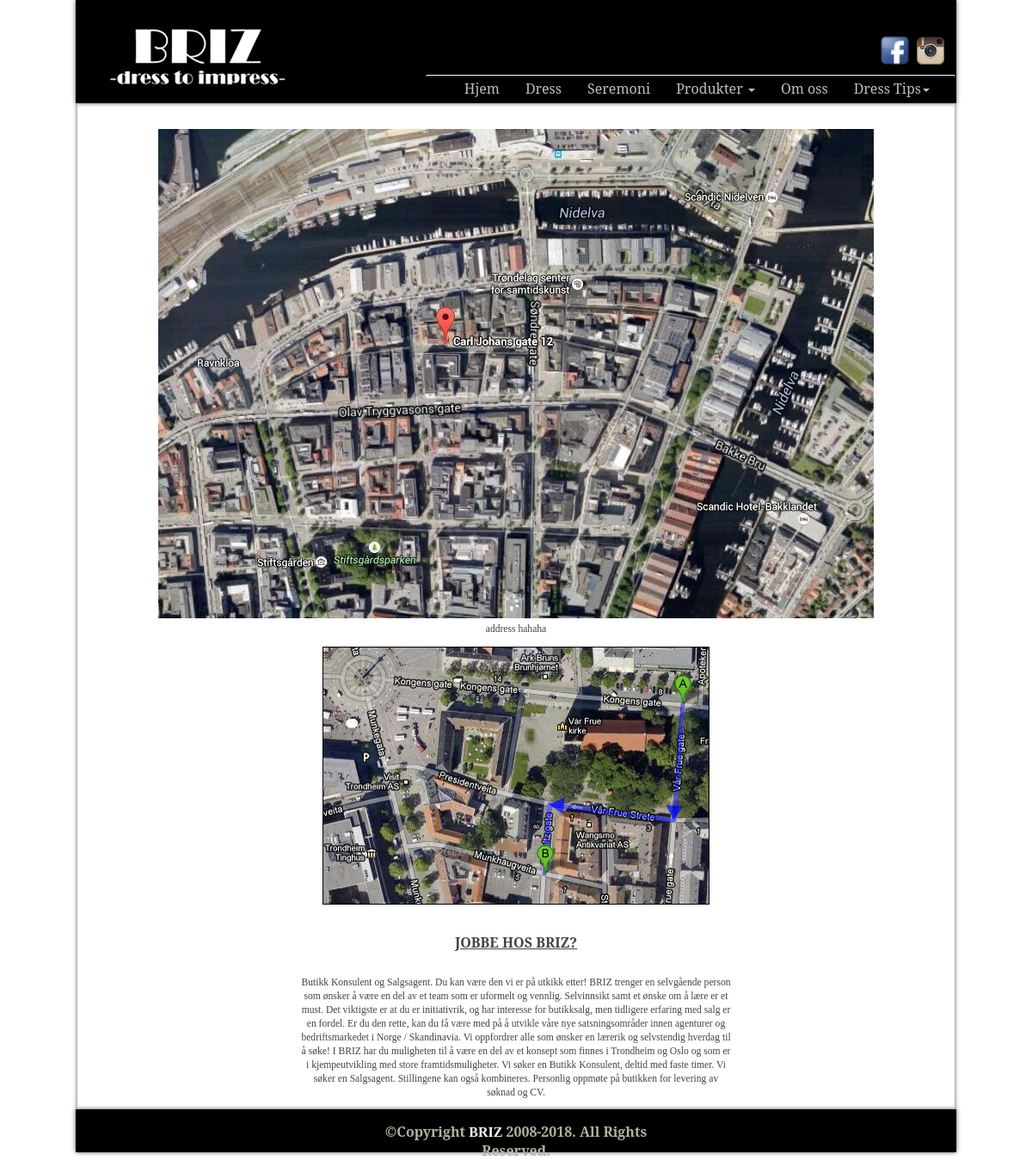
Page /omoss/ on the committed database.
### product/models.py (models this page shows)
@python_2_unicode_compatible
class Contact(models.Model):
	mapImage = models.FileField()
	address = models.TextField(max_length=3000)
	info = models.FileField()
	job = models.TextField(max_length=3000)
	def __str__(self):
		return self.address

### product/views.py (the view)
# urls.py: url(r'^omoss/$', views.contact, name='contact'),
def contact(request):
	contact = Contact.objects.all().first()
	print contact
	return render(request, 'product/contact.html', {'contact':contact})

### product/templates/product/contact.html
{% extends 'product/base.html' %}
{% block body %}
{% load staticfiles %}
<div class="blog-wrapper">
        <div class="blog-news">
                <div class="blog-news-image">
                    <img src="{{ contact.mapImage.url }}" alt="">
                </div>
                <div class="blog-content-text">
                    <p>{{ contact.address }}</p>
                </div>
                <div class="blog-news-image">
                    <img src="{{ contact.info.url }}" alt="">
                </div>
                <div class="blog-content-text">
                    {{ contact.job|safe }}
                </div>
        </div>
</div>
{% endblock %}

### product/static/product/style.css (style rules this page uses)
html, body, div, span, applet, object, iframe, h1, h2, h3, h4, h5, h6, p, blockquote, pre, a, abbr, acronym, address, big, cite, code, del, dfn, em, img, ins, kbd, q, s, samp, small, strike, strong, sub, sup, tt, var, b, u, i, dl, dt, dd, ol, nav ul, nav li, fieldset, form, label, legend, table, caption, tbody, tfoot, thead, tr, th, td, article, aside, canvas, details, embed, figure, figcaption, footer, header, hgroup, menu, nav, output, ruby, section, summary, time, mark, audio, video { margin: 0; padding: 0; border: 0; font-size: 100%; font: inherit; vertical-align: baseline; }
body { margin: auto; width: 1024px; background: url("../images/backgroud.jpg") top no-repeat; font-family: "Serif"; }
.blog-wrapper { display: block; margin: auto; box-shadow: 0 0 5px rgba(0, 0, 0, 0.7); width: 1020px; }
.blog-news { display: block; padding-top: 30px; width: inherit; }
.blog-news-image { display: inline-block; margin: auto; width: 100%; }
.blog-news-image img { display: block; margin: auto; }
.blog-content-text { margin: auto; width: 500px; }
.blog-content-text h1 { font-size: 16px; font-weight: bolder; text-align: center; text-decoration: underline; line-height: 34px; color: #434343; }
.blog-content-text p { padding-bottom: 11.6px; font-family: "Verdana"; font-size: 11.6px; font-weight: 500; text-align: center; line-height: 16px; color: #434343; }

### rows in the picture
Contact: mapImage (picture), address "address hahaha", info (picture), job "JOBBE HOS BRIZ? Butikk Konsulent og Salgsagent. Du kan være den vi er på utkikk etter! BRIZ trenger en selvgående person som ønsker å være en del av et team som er uformelt og vennlig. Selvinnsikt samt et ønske om å lære er et must. Det viktigste er at du er initiativrik, og har interesse for butikksalg, men tidligere erfaring med salg er en fordel. Er du den rette, kan du få være med på å utvikle våre nye satsningsområder innen agenturer og bedriftsmarkedet i Norge / Skandinavia. Vi oppfordrer alle som ønsker en lærerik og selvstendig hverdag til å søke! I BRIZ har du muligheten til å være en del av et konsept som finnes i Trondheim og Oslo og som er i kjempeutvikling med store…"
